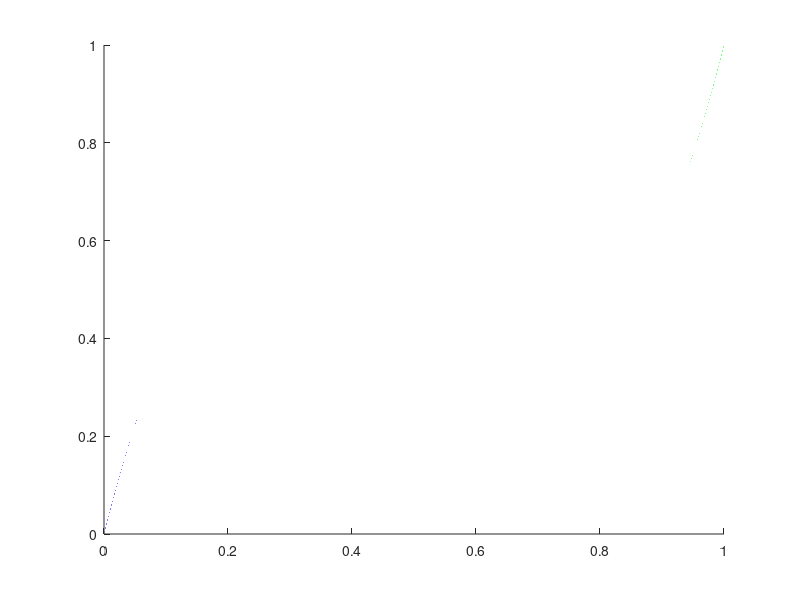

This chart was generated by the following MATLAB code:
hold on;
A=[0:0.000001:1];
B=exp(5)/(exp(5) - 1) - (exp(-5*A)*exp(5))/(exp(5) - 1);
plot(A,B)
B=exp(1)/(exp(1) - 1) - (exp(-A)*exp(1))/(exp(1) - 1);
plot(A,B)
B=A;
plot(A,B)
B=exp(A)/(exp(1) - 1) - 1/(exp(1) - 1);
plot(A,B)
B=exp(5*A)/(exp(5) - 1) - 1/(exp(5) - 1);
plot(A,B)
